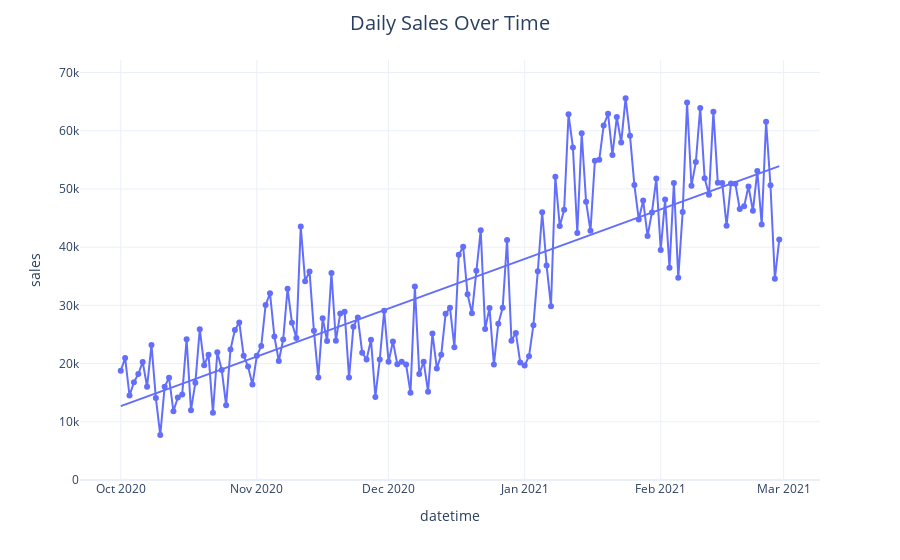

Notebook code cell kept with this figure:
### Markdown cell above
#### Daily Sales

### Code cell
col_y = "sales"
fig = px.scatter(data_by_day_freq, x='datetime', y=col_y, trendline='ols')
fig.data[0].update(mode="lines+markers", texttemplate="%{y}", textposition="top center")
fig.update_layout(yaxis=dict(tickformat=".0s", range=(0, data_by_day_freq[col_y].max() * 1.1)))
fig.update_layout(title_text="Daily Sales Over Time")

### Figure 1 — Plotly figure (JSON) as saved in the notebook; plotly's stock layout.template omitted (floating-point values rounded to 4 significant figures; data arrays with more than 128 entries replaced by an {"elided": "..."} marker saying what was removed)
{"data": [{"hovertemplate": "datetime=%{x}<br>sales=%{y}<extra></extra>", "legendgroup": "", "marker": {"color": "#636efa", "symbol": "circle"}, "mode": "lines+markers", "name": "", "orientation": "v", "showlegend": false, "textposition": "top center", "texttemplate": "%{y}", "type": "scatter", "x": {"elided": "151 str values"}, "xaxis": "x", "y": {"elided": "151 float values"}, "yaxis": "y"}, {"hovertemplate": "<b>OLS trendline</b><br>sales = 3.18118 * datetime + -5.082e+06<br>R<sup>2</sup>=0.644373<br><br>datetime=%{x}<br>sales=%{y} <b>(trend)</b><extra></extra>", "legendgroup": "", "marker": {"color": "#636efa", "symbol": "circle"}, "mode": "lines", "name": "", "showlegend": false, "type": "scatter", "x": {"elided": "151 str values"}, "xaxis": "x", "y": {"elided": "151 float values"}, "yaxis": "y"}], "layout": {"legend": {"tracegroupgap": 0}, "margin": {"t": 60}, "title": {"text": "Daily Sales Over Time"}, "xaxis": {"anchor": "y", "domain": [0, 1], "title": {"text": "datetime"}}, "yaxis": {"anchor": "x", "domain": [0, 1], "range": [0, 72150.0], "tickformat": ".0s", "title": {"text": "sales"}}}}
